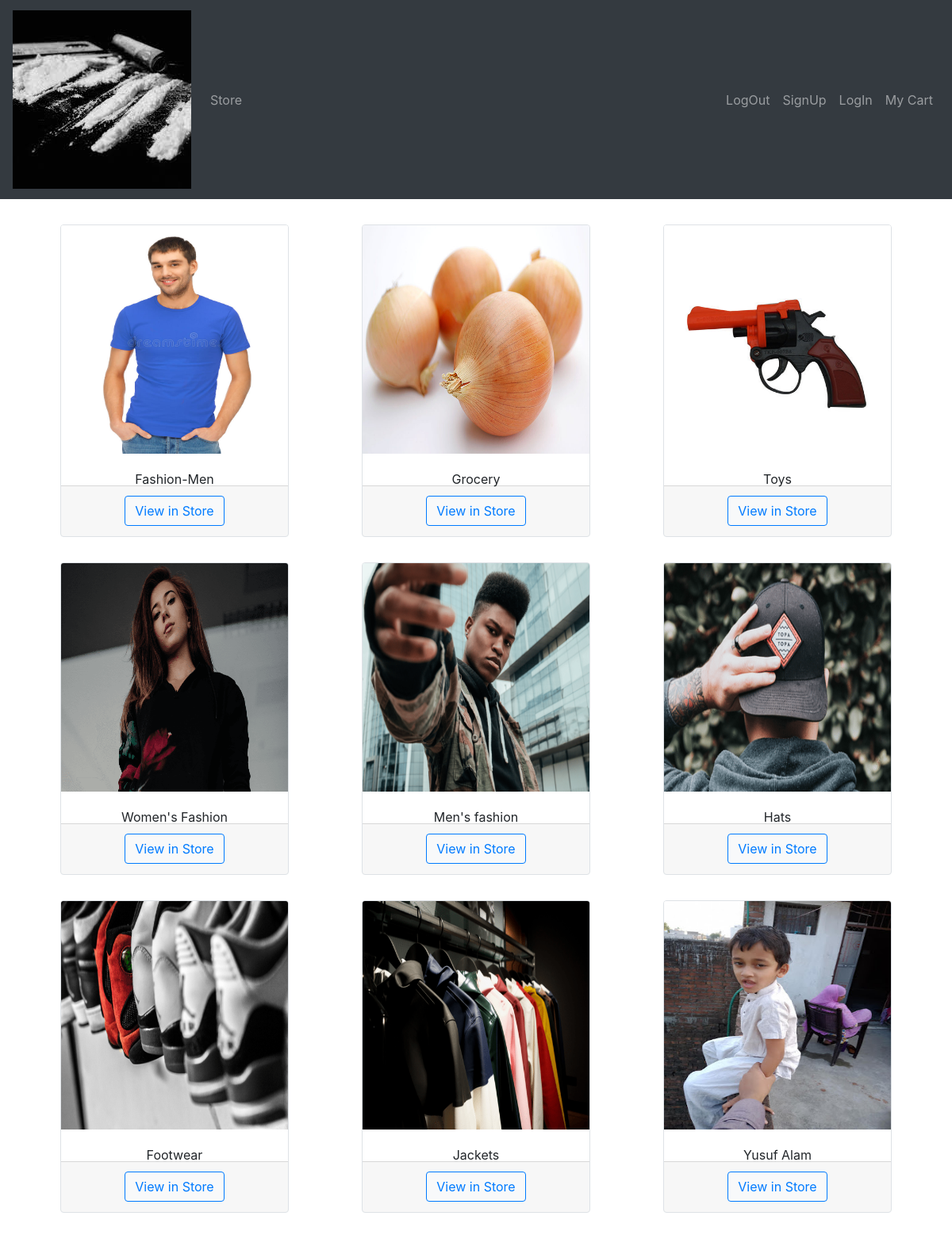
The app's page /, older data.
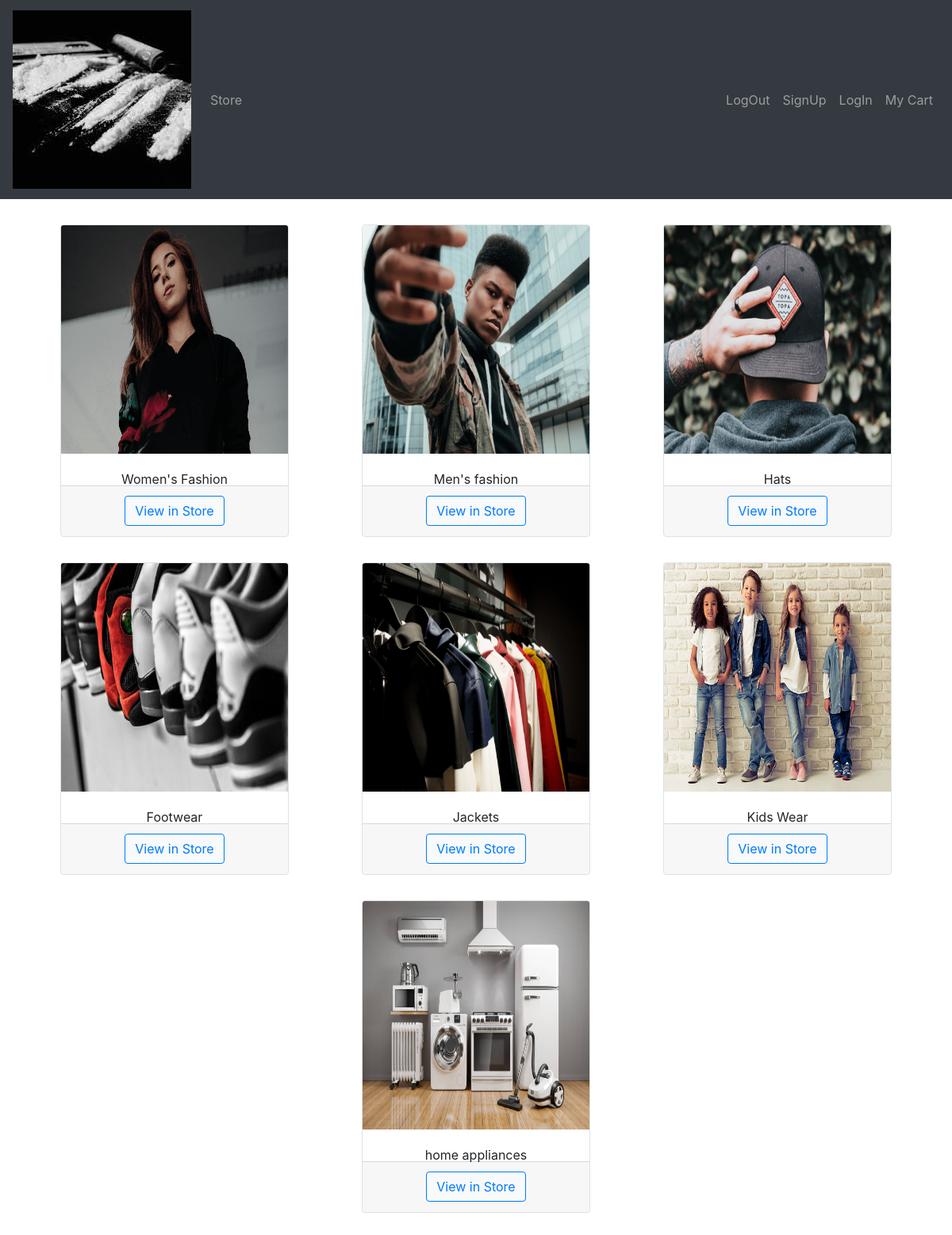
The same page, newer data.
### store/models/category.py (models this page shows, shortened)
class Category(models.Model):
    name = models.CharField(max_length=30)
    image = models.ImageField(upload_to='uploads/categoryimages/', default='/home/ttn/Desktop/onions.jpg')
    @staticmethod
    def get_all_categories():
        return Category.objects.all()

### store/views.py (the view)
# urls.py: path('', index),
def index(request):
    products = Product.get_all_products()
    categories = Category.get_all_categories()
    print(request.GET)
    categoryid = request.GET.get('category ')
    print("Category ID is:",categoryid)
    if categoryid:
        data = {'products' : Product.get_products_by_id(categoryid)}
    else:
        data = {'categories': categories}
    return render(request, 'index.html', data)

### store/models/product.py (called while the page is built)
    @staticmethod
    def get_all_products():
        return Product.objects.all()

### store/templates/index.html (shortened to what this page needs)
{% extends 'base.html' %}
{% block Content %}
<div class="container-fluid mt-3">
    <div id='categories' class="mx-auto">
      <div class="row mx-auto">
        {% for category in categories %}
        <div class="card mx-auto mb-3 mt-3 ml-3 mr-3 border rounded" style="width: 18rem;">
          <img class="card-img-top" src="{{category.image.url}}" style="height: 18rem;" alt="Card image cap">
            <div class="card-body text-center text-nowrap" style="height: 1rem;">{{category.name}}
            </div>
          <div class="card-footer text-center" style="height: 4rem;">
            <button type="button" class="btn btn-primary bg-light" ><a href="/?category = {{category.id}}">View in Store</a></button>
          </div>
        </div>
        {% endfor %}
      </div>
    </div>
  </div>
</div>
{% endblock %}

### store/templates/base.html (shortened to what this page needs)
{% load static %}
<!doctype html>
<html lang="en">
  <head>
    <link rel="stylesheet" href="https://cdn.jsdelivr.net/npm/bootstrap@4.0.0/dist/css/bootstrap.min.css">
  </head>
  <body>
    <nav class="navbar navbar-expand-lg navbar-dark bg-dark ">
      <a class="navbar-brand" href="/"><img src="{% static '/images/cocaine.jpeg' %}"></a>
      <div class="collapse navbar-collapse" id="navbarSupportedContent">
        <ul class="navbar-nav mr-auto">
          <li class="nav-item ">
            <a class="nav-link" href="/">Store <span class="sr-only">(current)</span></a>
          </li>
        </ul>
        <ul class="navbar-nav my-2 my-lg-0">
          <li class="nav-item">
            <a class="nav-link" href="#">LogOut <span class="sr-only">(current)</span></a>
          </li>
          <li class="nav-item">
            <a class="nav-link" href="/signup">SignUp <span class="sr-only">(current)</span></a>
          </li>
          <li class="nav-item">
            <a class="nav-link" href="#">LogIn <span class="sr-only">(current)</span></a>
          </li>
          <li class="nav-item dropdown">
            <a class="nav-link" href="#">My Cart <span class="sr-only">(current)</span></a>
          </li>
        </ul>
      </div>
    </nav>
    <div id = "y" class = "container-fluid mt-3">
    {% block Content %}{% endblock %}
  </body>
</html>

Row changes from the older to the newer data that the page shows:
removed Category: image (picture), name "Fashion-Men"
removed Category: image (picture), name "Grocery"
removed Category: image (picture), name "Toys"
removed Category: image (picture), name "Yusuf Alam"
added Category: image (picture), name "Kids Wear"
added Category: image (picture), name "home appliances"
